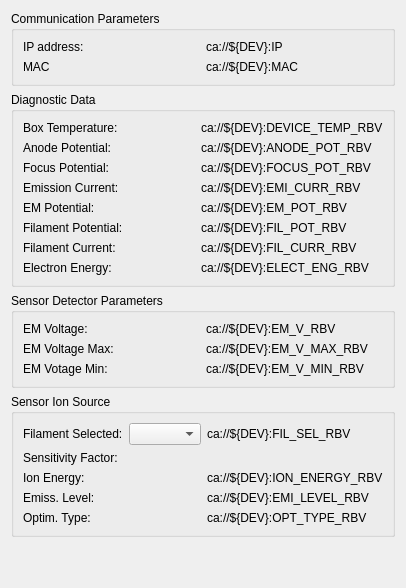
          <widget class="QFrame" name="verticalFrame">
           <property name="maximumSize">
            <size>
             <width>310</width>
             <height>16777215</height>
            </size>
           </property>
           <layout class="QVBoxLayout" name="verticalLayout_8">
            <item>
             <widget class="QGroupBox" name="horizontalGroupBox">
              <property name="title">
               <string>Communication Parameters</string>
              </property>
              <layout class="QHBoxLayout" name="horizontalLayout_5">
               <item>
                <layout class="QGridLayout" name="gridLayout_5">
                 <item row="1" column="1">
                  <widget class="PyDMLabel" name="PyDMLabel_19">
                   <property name="toolTip">
                    <string/>
                   </property>
                   <property name="text">
                    <string>ca://${DEV}:MAC</string>
                   </property>
                   <property name="precisionFromPV" stdset="0">
                    <bool>false</bool>
                   </property>
                   <property name="alarmSensitiveContent" stdset="0">
                    <bool>false</bool>
                   </property>
                   <property name="alarmSensitiveBorder" stdset="0">
                    <bool>false</bool>
                   </property>
                   <property name="channel" stdset="0">
                    <string>ca://${DEV}:MAC</string>
                   </property>
                  </widget>
                 </item>
                 <item row="0" column="1">
                  <widget class="PyDMLabel" name="PyDMLabel_18">
                   <property name="toolTip">
                    <string/>
                   </property>
                   <property name="text">
                    <string>ca://${DEV}:IP</string>
                   </property>
                   <property name="precisionFromPV" stdset="0">
                    <bool>false</bool>
                   </property>
                   <property name="alarmSensitiveContent" stdset="0">
                    <bool>false</bool>
                   </property>
                   <property name="alarmSensitiveBorder" stdset="0">
                    <bool>false</bool>
                   </property>
                   <property name="channel" stdset="0">
                    <string>ca://${DEV}:IP</string>
                   </property>
                  </widget>
                 </item>
                 <item row="1" column="0">
                  <widget class="QLabel" name="label_27">
                   <property name="font">
                    <font>
                     <weight>50</weight>
                     <bold>false</bold>
                    </font>
                   </property>
                   <property name="text">
                    <string>MAC</string>
                   </property>
                  </widget>
                 </item>
                 <item row="0" column="0">
                  <widget class="QLabel" name="label_26">
                   <property name="font">
                    <font>
                     <weight>50</weight>
                     <bold>false</bold>
                    </font>
                   </property>
                   <property name="text">
                    <string>IP address:</string>
                   </property>
                  </widget>
                 </item>
                </layout>
               </item>
              </layout>
             </widget>
            </item>
            <item>
             <widget class="QGroupBox" name="horizontalGroupBox_5">
              <property name="title">
               <string>Diagnostic Data</string>
              </property>
              <layout class="QHBoxLayout" name="horizontalLayout_9">
               <item>
                <layout class="QGridLayout" name="gridLayout_4">
                 <item row="0" column="0">
                  <widget class="QLabel" name="label_40">
                   <property name="font">
                    <font>
                     <weight>50</weight>
                     <bold>false</bold>
                    </font>
                   </property>
                   <property name="text">
                    <string>Box Temperature:</string>
                   </property>
                  </widget>
                 </item>
                 <item row="3" column="0">
                  <widget class="QLabel" name="label_36">
                   <property name="font">
                    <font>
                     <weight>50</weight>
                     <bold>false</bold>
                    </font>
                   </property>
                   <property name="text">
                    <string>Emission Current:</string>
                   </property>
                  </widget>
                 </item>
                 <item row="5" column="0">
                  <widget class="QLabel" name="label_41">
                   <property name="font">
                    <font>
                     <weight>50</weight>
                     <bold>false</bold>
                    </font>
                   </property>
                   <property name="text">
                    <string>Filament Potential:</string>
                   </property>
                  </widget>
                 </item>
                 <item row="4" column="1">
                  <widget class="PyDMLabel" name="PyDMLabel_30">
                   <property name="toolTip">
                    <string/>
                   </property>
                   <property name="text">
                    <string>ca://${DEV}:EM_POT_RBV</string>
                   </property>
                   <property name="showUnits" stdset="0">
                    <bool>true</bool>
                   </property>
                   <property name="precisionFromPV" stdset="0">
                    <bool>false</bool>
                   </property>
                   <property name="alarmSensitiveContent" stdset="0">
                    <bool>false</bool>
                   </property>
                   <property name="alarmSensitiveBorder" stdset="0">
                    <bool>false</bool>
                   </property>
                   <property name="channel" stdset="0">
                    <string>ca://${DEV}:EM_POT_RBV</string>
                   </property>
                  </widget>
                 </item>
                 <item row="1" column="0">
                  <widget class="QLabel" name="label_39">
                   <property name="font">
                    <font>
                     <weight>50</weight>
                     <bold>false</bold>
                    </font>
                   </property>
                   <property name="text">
                    <string>Anode Potential:</string>
                   </property>
                  </widget>
                 </item>
                 <item row="2" column="1">
                  <widget class="PyDMLabel" name="PyDMLabel_28">
                   <property name="toolTip">
                    <string/>
                   </property>
                   <property name="text">
                    <string>ca://${DEV}:FOCUS_POT_RBV</string>
                   </property>
                   <property name="showUnits" stdset="0">
                    <bool>true</bool>
                   </property>
                   <property name="precisionFromPV" stdset="0">
                    <bool>false</bool>
                   </property>
                   <property name="alarmSensitiveContent" stdset="0">
                    <bool>false</bool>
                   </property>
                   <property name="alarmSensitiveBorder" stdset="0">
                    <bool>false</bool>
                   </property>
                   <property name="channel" stdset="0">
                    <string>ca://${DEV}:FOCUS_POT_RBV</string>
                   </property>
                  </widget>
                 </item>
                 <item row="3" column="1">
                  <widget class="PyDMLabel" name="PyDMLabel_29">
                   <property name="toolTip">
                    <string/>
                   </property>
                   <property name="text">
                    <string>ca://${DEV}:EMI_CURR_RBV</string>
                   </property>
                   <property name="showUnits" stdset="0">
                    <bool>true</bool>
                   </property>
                   <property name="precisionFromPV" stdset="0">
                    <bool>false</bool>
                   </property>
                   <property name="alarmSensitiveContent" stdset="0">
                    <bool>false</bool>
                   </property>
                   <property name="alarmSensitiveBorder" stdset="0">
                    <bool>false</bool>
                   </property>
                   <property name="channel" stdset="0">
                    <string>ca://${DEV}:EMI_CURR_RBV</string>
                   </property>
                  </widget>
                 </item>
                 <item row="6" column="1">
                  <widget class="PyDMLabel" name="PyDMLabel_34">
                   <property name="toolTip">
                    <string/>
                   </property>
                   <property name="text">
                    <string>ca://${DEV}:FIL_CURR_RBV</string>
                   </property>
                   <property name="showUnits" stdset="0">
                    <bool>true</bool>
                   </property>
                   <property name="precisionFromPV" stdset="0">
                    <bool>false</bool>
                   </property>
                   <property name="alarmSensitiveContent" stdset="0">
                    <bool>false</bool>
                   </property>
                   <property name="alarmSensitiveBorder" stdset="0">
                    <bool>false</bool>
                   </property>
                   <property name="channel" stdset="0">
                    <string>ca://${DEV}:FIL_CURR_RBV</string>
                   </property>
                  </widget>
                 </item>
                 <item row="0" column="1">
                  <widget class="PyDMLabel" name="PyDMLabel_32">
                   <property name="toolTip">
                    <string/>
                   </property>
                   <property name="text">
                    <string>ca://${DEV}:DEVICE_TEMP_RBV</string>
                   </property>
                   <property name="precision" stdset="0">
                    <number>2</number>
                   </property>
                   <property name="showUnits" stdset="0">
                    <bool>true</bool>
                   </property>
                   <property name="precisionFromPV" stdset="0">
                    <bool>false</bool>
                   </property>
                   <property name="alarmSensitiveContent" stdset="0">
                    <bool>false</bool>
                   </property>
                   <property name="alarmSensitiveBorder" stdset="0">
                    <bool>false</bool>
                   </property>
                   <property name="channel" stdset="0">
                    <string>ca://${DEV}:DEVICE_TEMP_RBV</string>
                   </property>
                  </widget>
                 </item>
                 <item row="6" column="0">
                  <widget class="QLabel" name="label_42">
                   <property name="font">
                    <font>
                     <weight>50</weight>
                     <bold>false</bold>
                    </font>
                   </property>
                   <property name="text">
                    <string>Filament Current:</string>
                   </property>
                  </widget>
                 </item>
                 <item row="5" column="1">
                  <widget class="PyDMLabel" name="PyDMLabel_33">
                   <property name="toolTip">
                    <string/>
                   </property>
                   <property name="text">
                    <string>ca://${DEV}:FIL_POT_RBV</string>
                   </property>
                   <property name="showUnits" stdset="0">
                    <bool>true</bool>
                   </property>
                   <property name="precisionFromPV" stdset="0">
                    <bool>false</bool>
                   </property>
                   <property name="alarmSensitiveContent" stdset="0">
                    <bool>false</bool>
                   </property>
                   <property name="alarmSensitiveBorder" stdset="0">
                    <bool>false</bool>
                   </property>
                   <property name="channel" stdset="0">
                    <string>ca://${DEV}:FIL_POT_RBV</string>
                   </property>
                  </widget>
                 </item>
                 <item row="2" column="0">
                  <widget class="QLabel" name="label_37">
                   <property name="font">
                    <font>
                     <weight>50</weight>
                     <bold>false</bold>
                    </font>
                   </property>
                   <property name="text">
                    <string>Focus Potential:</string>
                   </property>
                  </widget>
                 </item>
                 <item row="7" column="1">
                  <widget class="PyDMLabel" name="PyDMLabel_35">
                   <property name="toolTip">
                    <string/>
                   </property>
                   <property name="text">
                    <string>ca://${DEV}:ELECT_ENG_RBV</string>
                   </property>
                   <property name="showUnits" stdset="0">
                    <bool>true</bool>
                   </property>
                   <property name="precisionFromPV" stdset="0">
                    <bool>false</bool>
                   </property>
                   <property name="alarmSensitiveContent" stdset="0">
                    <bool>false</bool>
                   </property>
                   <property name="alarmSensitiveBorder" stdset="0">
                    <bool>false</bool>
                   </property>
                   <property name="channel" stdset="0">
                    <string>ca://${DEV}:ELECT_ENG_RBV</string>
                   </property>
                  </widget>
                 </item>
                 <item row="4" column="0">
                  <widget class="QLabel" name="label_38">
                   <property name="font">
                    <font>
                     <weight>50</weight>
                     <bold>false</bold>
                    </font>
                   </property>
                   <property name="text">
                    <string>EM Potential:</string>
                   </property>
                  </widget>
                 </item>
                 <item row="1" column="1">
                  <widget class="PyDMLabel" name="PyDMLabel_31">
                   <property name="toolTip">
                    <string/>
                   </property>
                   <property name="text">
                    <string>ca://${DEV}:ANODE_POT_RBV</string>
                   </property>
                   <property name="showUnits" stdset="0">
                    <bool>true</bool>
                   </property>
                   <property name="precisionFromPV" stdset="0">
                    <bool>false</bool>
                   </property>
                   <property name="alarmSensitiveContent" stdset="0">
                    <bool>false</bool>
                   </property>
                   <property name="alarmSensitiveBorder" stdset="0">
                    <bool>false</bool>
                   </property>
                   <property name="channel" stdset="0">
                    <string>ca://${DEV}:ANODE_POT_RBV</string>
                   </property>
                  </widget>
                 </item>
                 <item row="7" column="0">
                  <widget class="QLabel" name="label_43">
                   <property name="font">
                    <font>
                     <weight>50</weight>
                     <bold>false</bold>
                    </font>
                   </property>
                   <property name="text">
                    <string>Electron Energy:</string>
                   </property>
                  </widget>
                 </item>
                </layout>
               </item>
              </layout>
             </widget>
            </item>
            <item>
             <widget class="QGroupBox" name="horizontalGroupBox_6">
              <property name="title">
               <string>Sensor Detector Parameters</string>
              </property>
              <layout class="QHBoxLayout" name="horizontalLayout_10">
               <item>
                <layout class="QGridLayout" name="gridLayout_8">
                 <item row="0" column="1">
                  <widget class="PyDMLabel" name="PyDMLabel_36">
                   <property name="toolTip">
                    <string/>
                   </property>
                   <property name="text">
                    <string>ca://${DEV}:EM_V_RBV</string>
                   </property>
                   <property name="showUnits" stdset="0">
                    <bool>true</bool>
                   </property>
                   <property name="precisionFromPV" stdset="0">
                    <bool>false</bool>
                   </property>
                   <property name="alarmSensitiveContent" stdset="0">
                    <bool>false</bool>
                   </property>
                   <property name="alarmSensitiveBorder" stdset="0">
                    <bool>false</bool>
                   </property>
                   <property name="channel" stdset="0">
                    <string>ca://${DEV}:EM_V_RBV</string>
                   </property>
                  </widget>
                 </item>
                 <item row="2" column="0">
                  <widget class="QLabel" name="label_46">
                   <property name="font">
                    <font>
                     <weight>50</weight>
                     <bold>false</bold>
                    </font>
                   </property>
                   <property name="text">
                    <string>EM Votage Min:</string>
                   </property>
                  </widget>
                 </item>
                 <item row="1" column="1">
                  <widget class="PyDMLabel" name="PyDMLabel_40">
                   <property name="toolTip">
                    <string/>
                   </property>
                   <property name="text">
                    <string>ca://${DEV}:EM_V_MAX_RBV</string>
                   </property>
                   <property name="showUnits" stdset="0">
                    <bool>true</bool>
                   </property>
                   <property name="precisionFromPV" stdset="0">
                    <bool>false</bool>
                   </property>
                   <property name="alarmSensitiveBorder" stdset="0">
                    <bool>false</bool>
                   </property>
                   <property name="channel" stdset="0">
                    <string>ca://${DEV}:EM_V_MAX_RBV</string>
                   </property>
                  </widget>
                 </item>
                 <item row="0" column="0">
                  <widget class="QLabel" name="label_47">
                   <property name="font">
                    <font>
                     <weight>50</weight>
                     <bold>false</bold>
                    </font>
                   </property>
                   <property name="text">
                    <string>EM Voltage:</string>
                   </property>
                  </widget>
                 </item>
                 <item row="1" column="0">
                  <widget class="QLabel" name="label_45">
                   <property name="font">
                    <font>
                     <weight>50</weight>
                     <bold>false</bold>
                    </font>
                   </property>
                   <property name="text">
                    <string>EM Voltage Max:</string>
                   </property>
                  </widget>
                 </item>
                 <item row="2" column="1">
                  <widget class="PyDMLabel" name="PyDMLabel_39">
                   <property name="toolTip">
                    <string/>
                   </property>
                   <property name="text">
                    <string>ca://${DEV}:EM_V_MIN_RBV</string>
                   </property>
                   <property name="showUnits" stdset="0">
                    <bool>true</bool>
                   </property>
                   <property name="precisionFromPV" stdset="0">
                    <bool>false</bool>
                   </property>
                   <property name="alarmSensitiveBorder" stdset="0">
                    <bool>false</bool>
                   </property>
                   <property name="channel" stdset="0">
                    <string>ca://${DEV}:EM_V_MIN_RBV</string>
                   </property>
                  </widget>
                 </item>
                </layout>
               </item>
              </layout>
             </widget>
            </item>
            <item>
             <widget class="QGroupBox" name="horizontalGroupBox_9">
              <property name="title">
               <string>Sensor Ion Source</string>
              </property>
              <layout class="QHBoxLayout" name="horizontalLayout_16">
               <item>
                <layout class="QGridLayout" name="gridLayout_22">
                 <item row="0" column="0">
                  <widget class="QLabel" name="label_65">
                   <property name="font">
                    <font>
                     <weight>50</weight>
                     <bold>false</bold>
                    </font>
                   </property>
                   <property name="text">
                    <string>Filament Selected:</string>
                   </property>
                  </widget>
                 </item>
                 <item row="1" column="2">
                  <widget class="PyDMLabel" name="PyDMLabel_64">
                   <property name="toolTip">
                    <string/>
                   </property>
                   <property name="showUnits" stdset="0">
                    <bool>true</bool>
                   </property>
                   <property name="alarmSensitiveBorder" stdset="0">
                    <bool>false</bool>
                   </property>
                   <property name="channel" stdset="0">
                    <string>ca://${DEV}:SENS_FACTOR_RBV</string>
                   </property>
                   <property name="displayFormat" stdset="0">
                    <enum>PyDMLabel::Exponential</enum>
                   </property>
                  </widget>
                 </item>
                 <item row="1" column="0">
                  <widget class="QLabel" name="label_19">
                   <property name="text">
                    <string>&lt;html&gt;&lt;head/&gt;&lt;body&gt;&lt;p&gt;Sensitivity Factor:&lt;/p&gt;&lt;/body&gt;&lt;/html&gt;</string>
                   </property>
                  </widget>
                 </item>
                 <item row="0" column="1">
                  <widget class="PyDMEnumComboBox" name="PyDMEnumComboBox_6">
                   <property name="toolTip">
                    <string/>
                   </property>
                   <property name="alarmSensitiveBorder" stdset="0">
                    <bool>false</bool>
                   </property>
                   <property name="channel" stdset="0">
                    <string>ca://${DEV}:SET_FIL_SEL</string>
                   </property>
                  </widget>
                 </item>
                 <item row="0" column="2">
                  <widget class="PyDMLabel" name="PyDMLabel_57">
                   <property name="toolTip">
                    <string/>
                   </property>
                   <property name="text">
                    <string>ca://${DEV}:FIL_SEL_RBV</string>
                   </property>
                   <property name="showUnits" stdset="0">
                    <bool>false</bool>
                   </property>
                   <property name="precisionFromPV" stdset="0">
                    <bool>false</bool>
                   </property>
                   <property name="alarmSensitiveBorder" stdset="0">
                    <bool>false</bool>
                   </property>
                   <property name="channel" stdset="0">
                    <string>ca://${DEV}:FIL_SEL_RBV</string>
                   </property>
                  </widget>
                 </item>
                 <item row="3" column="0">
                  <widget class="QLabel" name="label_64">
                   <property name="font">
                    <font>
                     <weight>50</weight>
                     <bold>false</bold>
                    </font>
                   </property>
                   <property name="text">
                    <string>Emiss. Level:</string>
                   </property>
                  </widget>
                 </item>
                 <item row="2" column="0">
                  <widget class="QLabel" name="label_70">
                   <property name="font">
                    <font>
                     <weight>50</weight>
                     <bold>false</bold>
                    </font>
                   </property>
                   <property name="text">
                    <string>Ion Energy:</string>
                   </property>
                  </widget>
                 </item>
                 <item row="4" column="0">
                  <widget class="QLabel" name="label_61">
                   <property name="font">
                    <font>
                     <weight>50</weight>
                     <bold>false</bold>
                    </font>
                   </property>
                   <property name="text">
                    <string>Optim. Type:</string>
                   </property>
                  </widget>
                 </item>
                 <item row="4" column="2">
                  <widget class="PyDMLabel" name="PyDMLabel_63">
                   <property name="toolTip">
                    <string/>
                   </property>
                   <property name="text">
                    <string>ca://${DEV}:OPT_TYPE_RBV</string>
                   </property>
                   <property name="showUnits" stdset="0">
                    <bool>true</bool>
                   </property>
                   <property name="precisionFromPV" stdset="0">
                    <bool>false</bool>
                   </property>
                   <property name="alarmSensitiveBorder" stdset="0">
                    <bool>false</bool>
                   </property>
                   <property name="channel" stdset="0">
                    <string>ca://${DEV}:OPT_TYPE_RBV</string>
                   </property>
                  </widget>
                 </item>
                 <item row="3" column="2">
                  <widget class="PyDMLabel" name="PyDMLabel_58">
                   <property name="toolTip">
                    <string/>
                   </property>
                   <property name="text">
                    <string>ca://${DEV}:EMI_LEVEL_RBV</string>
                   </property>
                   <property name="precision" stdset="0">
                    <number>2</number>
                   </property>
                   <property name="precisionFromPV" stdset="0">
                    <bool>false</bool>
                   </property>
                   <property name="alarmSensitiveBorder" stdset="0">
                    <bool>false</bool>
                   </property>
                   <property name="channel" stdset="0">
                    <string>ca://${DEV}:EMI_LEVEL_RBV</string>
                   </property>
                  </widget>
                 </item>
                 <item row="2" column="2">
                  <widget class="PyDMLabel" name="PyDMLabel_66">
                   <property name="toolTip">
                    <string/>
                   </property>
                   <property name="text">
                    <string>ca://${DEV}:ION_ENERGY_RBV</string>
                   </property>
                   <property name="showUnits" stdset="0">
                    <bool>true</bool>
                   </property>
                   <property name="alarmSensitiveBorder" stdset="0">
                    <bool>false</bool>
                   </property>
                   <property name="channel" stdset="0">
                    <string>ca://${DEV}:ION_ENERGY_RBV</string>
                   </property>
                   <property name="displayFormat" stdset="0">
                    <enum>PyDMLabel::Default</enum>
                   </property>
                  </widget>
                 </item>
                </layout>
               </item>
              </layout>
             </widget>
            </item>
            <item>
             <spacer name="verticalSpacer_2">
              <property name="orientation">
               <enum>Qt::Vertical</enum>
              </property>
              <property name="sizeHint" stdset="0">
               <size>
                <width>20</width>
                <height>40</height>
               </size>
              </property>
             </spacer>
            </item>
           </layout>
          </widget>
